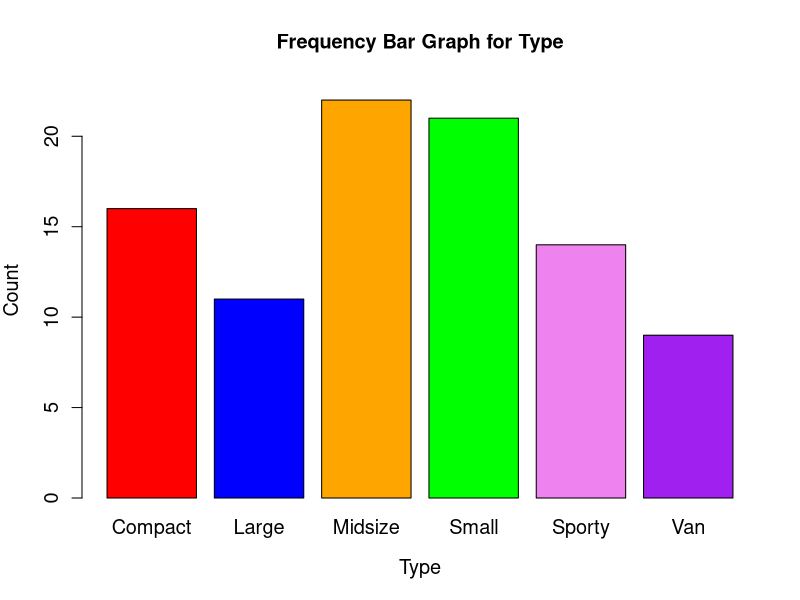
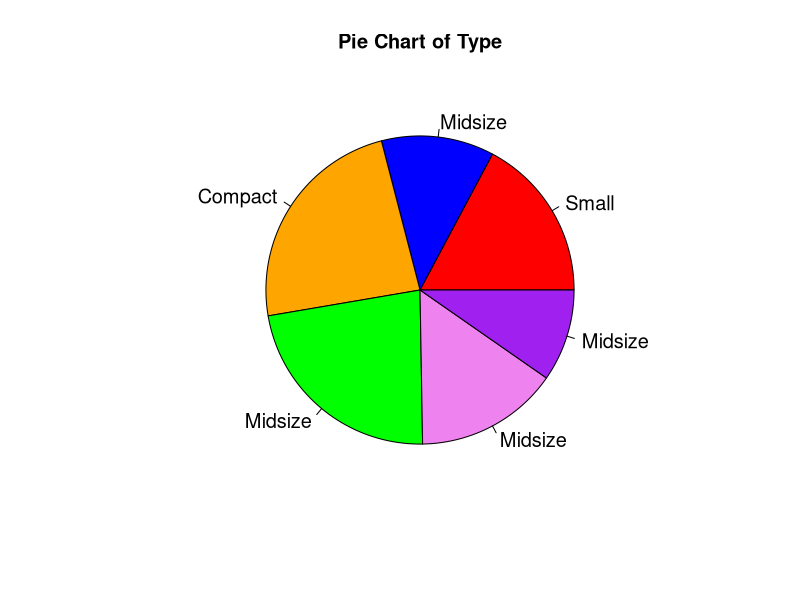

The R source for these figures, in order:
## ---- chunk 1
# Your code goes here
## ---- chunk 2
library(MASS)
data(Cars93)
## ---- chunk 3
head(Cars93)
## ---- chunk 4
type = c(Cars93$Type)
freq_table = table(type)
rel_freq_table = prop.table(freq_table)*100
freq_table = round(freq_table,3)
rel_freq_table = round(rel_freq_table,3)
print("Frequency Table: ")
print(freq_table)
print("Relative Frequency Table (in percentages): ")
print(rel_freq_table)
## ---- chunk 5
type = c(Cars93$Type)
freq_table = table(type)
colors = c("red","blue","orange","green","violet","purple")
barplot(freq_table,
        main = "Frequency Bar Graph for Type",
        xlab = "Type",
        ylab = "Count",
        col = colors,
        border = "black",
        ylim = c(0, max(freq_table) + 1),
        names.arg = names(freq_table),
        cex.names = 1.2,
        cex.axis = 1.2,
        cex.lab = 1.2)
print(freq_table)
## ---- chunk 6
type = c(Cars93$Type)
freq_table = table(type)
colors = c("red","blue","orange","green","violet","purple")
pie(freq_table,
        main = "Pie Chart of Type",
        labels = type,
        col = colors,
        cex = 1.2)
print(freq_table)
## ---- chunk 7

## ---- chunk 8

## ---- chunk 9

## ---- chunk 10

## ---- chunk 11

## ---- chunk 12

## ---- chunk 13

